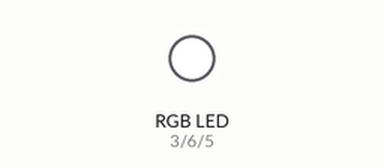
The sketch below on a simulated Arduino Uno, built with avr-gcc and run on an emulated ATmega328P. Parts: an RGB LED mixed from three pins (HIGH = lit).

Above: at 0.1 s.
Timing chart, 0 to 1.6 s (numbered marks = the images above):
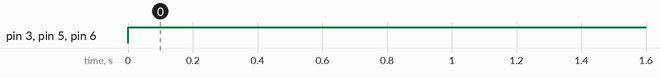

The sketch:

Led-6.ino
```cpp
// Firmware para Controle de Cores do LED RGB
#define RED 3 // Define o pino 3 com PWM como RED
#define BLUE 5 // Define o pino 5 com PWM como BLUE
#define GREEN 6 // Define o pino 6 com PWM como GREEN
int red = 255, green = 255, blue = 255; // valores de 0 a 255 (variá-los para obter cores diferentes).
void setup() {
pinMode (RED, OUTPUT); // Pino 3 declarado como saída
pinMode (BLUE, OUTPUT); // Pino 5 declarado como saída
pinMode (GREEN, OUTPUT); // Pino 6 declarado como saída
}
void loop() {
analogWrite (GREEN, green); // Envia o sinal de "green" para o terminal de cor verde do LED
analogWrite (BLUE, blue); // Envia o sinal de "blue" para o terminal de cor azul do LED
analogWrite (RED, red); // Envia o sinal de "red" para o terminal de cor vvermelha do LED
}
```

Measured:
- by itself, pin 3 (RED), pin 5 (BLUE), pin 6 (GREEN): LOW → HIGH at 0.00 s
